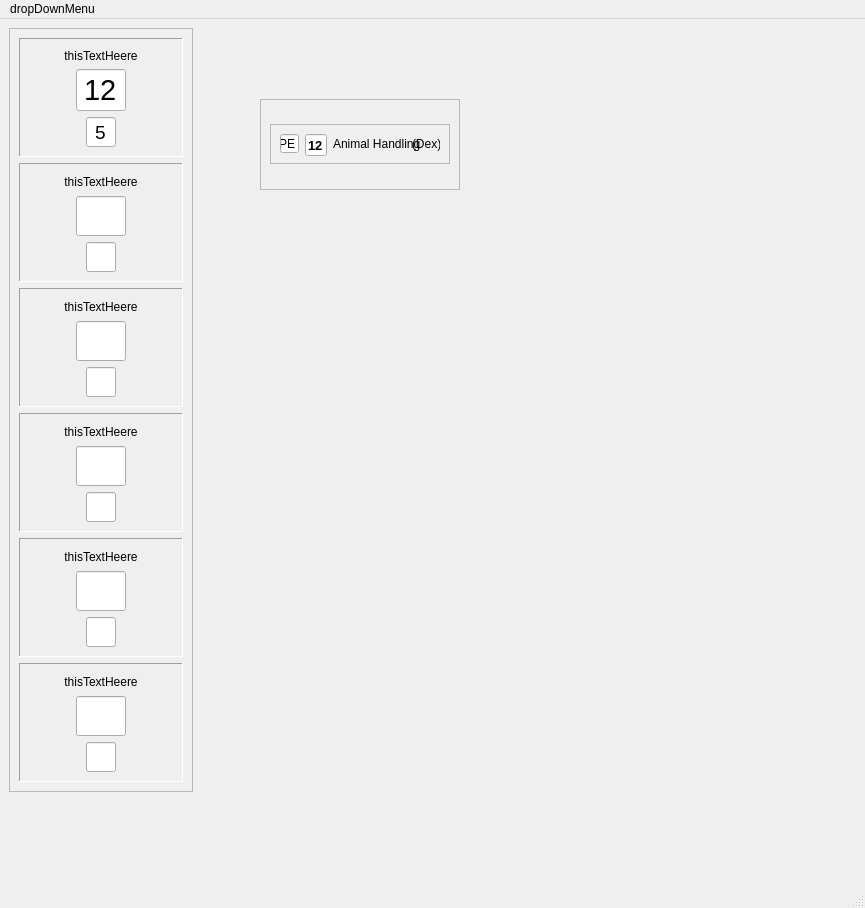
<?xml version="1.0" encoding="UTF-8"?>
<ui version="4.0">
 <class>MainWindow</class>
 <widget class="QMainWindow" name="MainWindow">
  <property name="geometry">
   <rect>
    <x>0</x>
    <y>0</y>
    <width>865</width>
    <height>908</height>
   </rect>
  </property>
  <property name="windowTitle">
   <string>MainWindow</string>
  </property>
  <widget class="QWidget" name="centralwidget">
   <widget class="QFrame" name="frame">
    <property name="geometry">
     <rect>
      <x>9</x>
      <y>9</y>
      <width>184</width>
      <height>764</height>
     </rect>
    </property>
    <property name="frameShape">
     <enum>QFrame::StyledPanel</enum>
    </property>
    <property name="frameShadow">
     <enum>QFrame::Raised</enum>
    </property>
    <layout class="QVBoxLayout" name="verticalLayout">
     <item>
      <widget class="QFrame" name="statFrameStr">
       <property name="frameShape">
        <enum>QFrame::Panel</enum>
       </property>
       <property name="frameShadow">
        <enum>QFrame::Sunken</enum>
       </property>
       <layout class="QVBoxLayout" name="verticalLayout_2">
        <item>
         <widget class="QLabel" name="statLabelStr">
          <property name="layoutDirection">
           <enum>Qt::LeftToRight</enum>
          </property>
          <property name="text">
           <string>thisTextHeere</string>
          </property>
          <property name="alignment">
           <set>Qt::AlignCenter</set>
          </property>
         </widget>
        </item>
        <item>
         <layout class="QHBoxLayout" name="valueHLayoutStr">
          <item>
           <spacer name="leftVSpacerStr">
            <property name="orientation">
             <enum>Qt::Horizontal</enum>
            </property>
            <property name="sizeHint" stdset="0">
             <size>
              <width>40</width>
              <height>20</height>
             </size>
            </property>
           </spacer>
          </item>
          <item>
           <widget class="QLineEdit" name="valueLineEditStr">
            <property name="minimumSize">
             <size>
              <width>40</width>
              <height>40</height>
             </size>
            </property>
            <property name="maximumSize">
             <size>
              <width>50</width>
              <height>50</height>
             </size>
            </property>
            <property name="font">
             <font>
              <pointsize>22</pointsize>
              <weight>50</weight>
              <bold>false</bold>
              <underline>false</underline>
              <strikeout>false</strikeout>
             </font>
            </property>
            <property name="text">
             <string>12</string>
            </property>
            <property name="maxLength">
             <number>2</number>
            </property>
            <property name="alignment">
             <set>Qt::AlignCenter</set>
            </property>
           </widget>
          </item>
          <item>
           <spacer name="rightVSpacerStr">
            <property name="orientation">
             <enum>Qt::Horizontal</enum>
            </property>
            <property name="sizeHint" stdset="0">
             <size>
              <width>40</width>
              <height>20</height>
             </size>
            </property>
           </spacer>
          </item>
         </layout>
        </item>
        <item>
         <layout class="QHBoxLayout" name="modHLayoutStr">
          <item>
           <spacer name="leftModSpacerStr">
            <property name="orientation">
             <enum>Qt::Horizontal</enum>
            </property>
            <property name="sizeHint" stdset="0">
             <size>
              <width>40</width>
              <height>20</height>
             </size>
            </property>
           </spacer>
          </item>
          <item>
           <widget class="QLineEdit" name="modLineEditStr">
            <property name="minimumSize">
             <size>
              <width>30</width>
              <height>30</height>
             </size>
            </property>
            <property name="maximumSize">
             <size>
              <width>30</width>
              <height>30</height>
             </size>
            </property>
            <property name="font">
             <font>
              <pointsize>14</pointsize>
             </font>
            </property>
            <property name="text">
             <string>5</string>
            </property>
            <property name="maxLength">
             <number>2</number>
            </property>
            <property name="alignment">
             <set>Qt::AlignCenter</set>
            </property>
           </widget>
          </item>
          <item>
           <spacer name="rightModSpacerStr">
            <property name="orientation">
             <enum>Qt::Horizontal</enum>
            </property>
            <property name="sizeHint" stdset="0">
             <size>
              <width>40</width>
              <height>20</height>
             </size>
            </property>
           </spacer>
          </item>
         </layout>
        </item>
       </layout>
      </widget>
     </item>
     <item>
      <widget class="QFrame" name="statFrameDex">
       <property name="frameShape">
        <enum>QFrame::Panel</enum>
       </property>
       <property name="frameShadow">
        <enum>QFrame::Sunken</enum>
       </property>
       <layout class="QVBoxLayout" name="verticalLayout_3">
        <item>
         <widget class="QLabel" name="statLabelDex">
          <property name="layoutDirection">
           <enum>Qt::LeftToRight</enum>
          </property>
          <property name="text">
           <string>thisTextHeere</string>
          </property>
          <property name="alignment">
           <set>Qt::AlignCenter</set>
          </property>
         </widget>
        </item>
        <item>
         <layout class="QHBoxLayout" name="valueHLayoutDex">
          <item>
           <spacer name="leftVSpacerDex">
            <property name="orientation">
             <enum>Qt::Horizontal</enum>
            </property>
            <property name="sizeHint" stdset="0">
             <size>
              <width>40</width>
              <height>20</height>
             </size>
            </property>
           </spacer>
          </item>
          <item>
           <widget class="QLineEdit" name="valueLineEditDex">
            <property name="minimumSize">
             <size>
              <width>40</width>
              <height>40</height>
             </size>
            </property>
            <property name="maximumSize">
             <size>
              <width>50</width>
              <height>50</height>
             </size>
            </property>
            <property name="alignment">
             <set>Qt::AlignCenter</set>
            </property>
           </widget>
          </item>
          <item>
           <spacer name="rightVSpacerDex">
            <property name="orientation">
             <enum>Qt::Horizontal</enum>
            </property>
            <property name="sizeHint" stdset="0">
             <size>
              <width>40</width>
              <height>20</height>
             </size>
            </property>
           </spacer>
          </item>
         </layout>
        </item>
        <item>
         <layout class="QHBoxLayout" name="modHLayoutDex">
          <item>
           <spacer name="leftModSpacerDex">
            <property name="orientation">
             <enum>Qt::Horizontal</enum>
            </property>
            <property name="sizeHint" stdset="0">
             <size>
              <width>40</width>
              <height>20</height>
             </size>
            </property>
           </spacer>
          </item>
          <item>
           <widget class="QLineEdit" name="modLineEditDex">
            <property name="minimumSize">
             <size>
              <width>30</width>
              <height>30</height>
             </size>
            </property>
            <property name="maximumSize">
             <size>
              <width>30</width>
              <height>30</height>
             </size>
            </property>
            <property name="alignment">
             <set>Qt::AlignCenter</set>
            </property>
           </widget>
          </item>
          <item>
           <spacer name="rightModSpacerDex">
            <property name="orientation">
             <enum>Qt::Horizontal</enum>
            </property>
            <property name="sizeHint" stdset="0">
             <size>
              <width>40</width>
              <height>20</height>
             </size>
            </property>
           </spacer>
          </item>
         </layout>
        </item>
       </layout>
      </widget>
     </item>
     <item>
      <widget class="QFrame" name="statFrameCon">
       <property name="frameShape">
        <enum>QFrame::Panel</enum>
       </property>
       <property name="frameShadow">
        <enum>QFrame::Sunken</enum>
       </property>
       <layout class="QVBoxLayout" name="verticalLayout_7">
        <item>
         <widget class="QLabel" name="statLabelCon">
          <property name="layoutDirection">
           <enum>Qt::LeftToRight</enum>
          </property>
          <property name="text">
           <string>thisTextHeere</string>
          </property>
          <property name="alignment">
           <set>Qt::AlignCenter</set>
          </property>
         </widget>
        </item>
        <item>
         <layout class="QHBoxLayout" name="valueHLayoutCon">
          <item>
           <spacer name="leftVSpacerCon">
            <property name="orientation">
             <enum>Qt::Horizontal</enum>
            </property>
            <property name="sizeHint" stdset="0">
             <size>
              <width>40</width>
              <height>20</height>
             </size>
            </property>
           </spacer>
          </item>
          <item>
           <widget class="QLineEdit" name="valueLineEditCon">
            <property name="minimumSize">
             <size>
              <width>40</width>
              <height>40</height>
             </size>
            </property>
            <property name="maximumSize">
             <size>
              <width>50</width>
              <height>50</height>
             </size>
            </property>
            <property name="alignment">
             <set>Qt::AlignCenter</set>
            </property>
           </widget>
          </item>
          <item>
           <spacer name="rightVSpacerCon">
            <property name="orientation">
             <enum>Qt::Horizontal</enum>
            </property>
            <property name="sizeHint" stdset="0">
             <size>
              <width>40</width>
              <height>20</height>
             </size>
            </property>
           </spacer>
          </item>
         </layout>
        </item>
        <item>
         <layout class="QHBoxLayout" name="modHLayoutCon">
          <item>
           <spacer name="leftModSpacerCon">
            <property name="orientation">
             <enum>Qt::Horizontal</enum>
            </property>
            <property name="sizeHint" stdset="0">
             <size>
              <width>40</width>
              <height>20</height>
             </size>
            </property>
           </spacer>
          </item>
          <item>
           <widget class="QLineEdit" name="modLineEditCon">
            <property name="minimumSize">
             <size>
              <width>30</width>
              <height>30</height>
             </size>
            </property>
            <property name="maximumSize">
             <size>
              <width>30</width>
              <height>30</height>
             </size>
            </property>
            <property name="alignment">
             <set>Qt::AlignCenter</set>
            </property>
           </widget>
          </item>
          <item>
           <spacer name="rightModSpacerCon">
            <property name="orientation">
             <enum>Qt::Horizontal</enum>
            </property>
            <property name="sizeHint" stdset="0">
             <size>
              <width>40</width>
              <height>20</height>
             </size>
            </property>
           </spacer>
          </item>
         </layout>
        </item>
       </layout>
      </widget>
     </item>
     <item>
      <widget class="QFrame" name="statFrameInt">
       <property name="frameShape">
        <enum>QFrame::Panel</enum>
       </property>
       <property name="frameShadow">
        <enum>QFrame::Sunken</enum>
       </property>
       <layout class="QVBoxLayout" name="verticalLayout_4">
        <item>
         <widget class="QLabel" name="statLabelInt">
          <property name="layoutDirection">
           <enum>Qt::LeftToRight</enum>
          </property>
          <property name="text">
           <string>thisTextHeere</string>
          </property>
          <property name="alignment">
           <set>Qt::AlignCenter</set>
          </property>
         </widget>
        </item>
        <item>
         <layout class="QHBoxLayout" name="valueHLayoutInt">
          <item>
           <spacer name="leftVSpacerInt">
            <property name="orientation">
             <enum>Qt::Horizontal</enum>
            </property>
            <property name="sizeHint" stdset="0">
             <size>
              <width>40</width>
              <height>20</height>
             </size>
            </property>
           </spacer>
          </item>
          <item>
           <widget class="QLineEdit" name="valueLineEditInt">
            <property name="minimumSize">
             <size>
              <width>40</width>
              <height>40</height>
             </size>
            </property>
            <property name="maximumSize">
             <size>
              <width>50</width>
              <height>50</height>
             </size>
            </property>
            <property name="alignment">
             <set>Qt::AlignCenter</set>
            </property>
           </widget>
          </item>
          <item>
           <spacer name="rightVSpacerInt">
            <property name="orientation">
             <enum>Qt::Horizontal</enum>
            </property>
            <property name="sizeHint" stdset="0">
             <size>
              <width>40</width>
              <height>20</height>
             </size>
            </property>
           </spacer>
          </item>
         </layout>
        </item>
        <item>
         <layout class="QHBoxLayout" name="modHLayoutInt">
          <item>
           <spacer name="leftModSpacerInt">
            <property name="orientation">
             <enum>Qt::Horizontal</enum>
            </property>
            <property name="sizeHint" stdset="0">
             <size>
              <width>40</width>
              <height>20</height>
             </size>
            </property>
           </spacer>
          </item>
          <item>
           <widget class="QLineEdit" name="modLineEditInt">
            <property name="minimumSize">
             <size>
              <width>30</width>
              <height>30</height>
             </size>
            </property>
            <property name="maximumSize">
             <size>
              <width>30</width>
              <height>30</height>
             </size>
            </property>
            <property name="alignment">
             <set>Qt::AlignCenter</set>
            </property>
           </widget>
          </item>
          <item>
           <spacer name="rightModSpacerInt">
            <property name="orientation">
             <enum>Qt::Horizontal</enum>
            </property>
            <property name="sizeHint" stdset="0">
             <size>
              <width>40</width>
              <height>20</height>
             </size>
            </property>
           </spacer>
          </item>
         </layout>
        </item>
       </layout>
      </widget>
     </item>
     <item>
      <widget class="QFrame" name="statFrameWis">
       <property name="frameShape">
        <enum>QFrame::Panel</enum>
       </property>
       <property name="frameShadow">
        <enum>QFrame::Sunken</enum>
       </property>
       <layout class="QVBoxLayout" name="verticalLayout_5">
        <item>
         <widget class="QLabel" name="statLabelWis">
          <property name="layoutDirection">
           <enum>Qt::LeftToRight</enum>
          </property>
          <property name="text">
           <string>thisTextHeere</string>
          </property>
          <property name="alignment">
           <set>Qt::AlignCenter</set>
          </property>
         </widget>
        </item>
        <item>
         <layout class="QHBoxLayout" name="valueHLayoutWis">
          <item>
           <spacer name="leftVSpacerWis">
            <property name="orientation">
             <enum>Qt::Horizontal</enum>
            </property>
            <property name="sizeHint" stdset="0">
             <size>
              <width>40</width>
              <height>20</height>
             </size>
            </property>
           </spacer>
          </item>
          <item>
           <widget class="QLineEdit" name="valueLineEditWis">
            <property name="minimumSize">
             <size>
              <width>40</width>
              <height>40</height>
             </size>
            </property>
            <property name="maximumSize">
             <size>
              <width>50</width>
              <height>50</height>
             </size>
            </property>
            <property name="alignment">
             <set>Qt::AlignCenter</set>
            </property>
           </widget>
          </item>
          <item>
           <spacer name="rightVSpacerWis">
            <property name="orientation">
             <enum>Qt::Horizontal</enum>
            </property>
            <property name="sizeHint" stdset="0">
             <size>
              <width>40</width>
              <height>20</height>
             </size>
            </property>
           </spacer>
          </item>
         </layout>
        </item>
        <item>
         <layout class="QHBoxLayout" name="modHLayoutWis">
          <item>
           <spacer name="leftModSpacerWis">
            <property name="orientation">
             <enum>Qt::Horizontal</enum>
            </property>
            <property name="sizeHint" stdset="0">
             <size>
              <width>40</width>
              <height>20</height>
             </size>
            </property>
           </spacer>
          </item>
          <item>
           <widget class="QLineEdit" name="modLineEditWis">
            <property name="minimumSize">
             <size>
              <width>30</width>
              <height>30</height>
             </size>
            </property>
            <property name="maximumSize">
             <size>
              <width>30</width>
              <height>30</height>
             </size>
            </property>
            <property name="alignment">
             <set>Qt::AlignCenter</set>
            </property>
           </widget>
          </item>
          <item>
           <spacer name="rightModSpacerWis">
            <property name="orientation">
             <enum>Qt::Horizontal</enum>
            </property>
            <property name="sizeHint" stdset="0">
             <size>
              <width>40</width>
              <height>20</height>
             </size>
            </property>
           </spacer>
          </item>
         </layout>
        </item>
       </layout>
      </widget>
     </item>
     <item>
      <widget class="QFrame" name="statFrameCha">
       <property name="frameShape">
        <enum>QFrame::Panel</enum>
       </property>
       <property name="frameShadow">
        <enum>QFrame::Sunken</enum>
       </property>
       <layout class="QVBoxLayout" name="verticalLayout_6">
        <item>
         <widget class="QLabel" name="statLabelCha">
          <property name="layoutDirection">
           <enum>Qt::LeftToRight</enum>
          </property>
          <property name="text">
           <string>thisTextHeere</string>
          </property>
          <property name="alignment">
           <set>Qt::AlignCenter</set>
          </property>
         </widget>
        </item>
        <item>
         <layout class="QHBoxLayout" name="valueHLayoutCha">
          <item>
           <spacer name="leftVSpacerCha">
            <property name="orientation">
             <enum>Qt::Horizontal</enum>
            </property>
            <property name="sizeHint" stdset="0">
             <size>
              <width>40</width>
              <height>20</height>
             </size>
            </property>
           </spacer>
          </item>
          <item>
           <widget class="QLineEdit" name="valueLineEditCha">
            <property name="minimumSize">
             <size>
              <width>40</width>
              <height>40</height>
             </size>
            </property>
            <property name="maximumSize">
             <size>
              <width>50</width>
              <height>50</height>
             </size>
            </property>
            <property name="alignment">
             <set>Qt::AlignCenter</set>
            </property>
           </widget>
          </item>
          <item>
           <spacer name="rightVSpacerCha">
            <property name="orientation">
             <enum>Qt::Horizontal</enum>
            </property>
            <property name="sizeHint" stdset="0">
             <size>
              <width>40</width>
              <height>20</height>
             </size>
            </property>
           </spacer>
          </item>
         </layout>
        </item>
        <item>
         <layout class="QHBoxLayout" name="modHLayoutCha">
          <item>
           <spacer name="leftModSpacerCha">
            <property name="orientation">
             <enum>Qt::Horizontal</enum>
            </property>
            <property name="sizeHint" stdset="0">
             <size>
              <width>40</width>
              <height>20</height>
             </size>
            </property>
           </spacer>
          </item>
          <item>
           <widget class="QLineEdit" name="modLineEditCha">
            <property name="minimumSize">
             <size>
              <width>30</width>
              <height>30</height>
             </size>
            </property>
            <property name="maximumSize">
             <size>
              <width>30</width>
              <height>30</height>
             </size>
            </property>
            <property name="alignment">
             <set>Qt::AlignCenter</set>
            </property>
           </widget>
          </item>
          <item>
           <spacer name="rightModSpacerCha">
            <property name="orientation">
             <enum>Qt::Horizontal</enum>
            </property>
            <property name="sizeHint" stdset="0">
             <size>
              <width>40</width>
              <height>20</height>
             </size>
            </property>
           </spacer>
          </item>
         </layout>
        </item>
       </layout>
      </widget>
     </item>
    </layout>
   </widget>
   <widget class="QFrame" name="frame_2">
    <property name="geometry">
     <rect>
      <x>260</x>
      <y>80</y>
      <width>200</width>
      <height>91</height>
     </rect>
    </property>
    <property name="minimumSize">
     <size>
      <width>200</width>
      <height>0</height>
     </size>
    </property>
    <property name="maximumSize">
     <size>
      <width>200</width>
      <height>16777215</height>
     </size>
    </property>
    <property name="frameShape">
     <enum>QFrame::StyledPanel</enum>
    </property>
    <property name="frameShadow">
     <enum>QFrame::Raised</enum>
    </property>
    <layout class="QVBoxLayout" name="verticalLayout_8">
     <item>
      <widget class="QFrame" name="frame_3">
       <property name="maximumSize">
        <size>
         <width>16777215</width>
         <height>40</height>
        </size>
       </property>
       <property name="frameShape">
        <enum>QFrame::StyledPanel</enum>
       </property>
       <property name="frameShadow">
        <enum>QFrame::Raised</enum>
       </property>
       <layout class="QHBoxLayout" name="horizontalLayout">
        <item>
         <widget class="QLineEdit" name="lineEdit_2">
          <property name="minimumSize">
           <size>
            <width>19</width>
            <height>19</height>
           </size>
          </property>
          <property name="maximumSize">
           <size>
            <width>19</width>
            <height>19</height>
           </size>
          </property>
          <property name="autoFillBackground">
           <bool>false</bool>
          </property>
          <property name="text">
           <string>PE</string>
          </property>
          <property name="maxLength">
           <number>2</number>
          </property>
          <property name="frame">
           <bool>true</bool>
          </property>
          <property name="alignment">
           <set>Qt::AlignCenter</set>
          </property>
         </widget>
        </item>
        <item>
         <widget class="QLineEdit" name="lineEdit">
          <property name="minimumSize">
           <size>
            <width>22</width>
            <height>22</height>
           </size>
          </property>
          <property name="maximumSize">
           <size>
            <width>22</width>
            <height>22</height>
           </size>
          </property>
          <property name="sizeIncrement">
           <size>
            <width>0</width>
            <height>0</height>
           </size>
          </property>
          <property name="font">
           <font>
            <pointsize>10</pointsize>
            <weight>75</weight>
            <bold>true</bold>
            <underline>false</underline>
            <kerning>true</kerning>
           </font>
          </property>
          <property name="text">
           <string>12</string>
          </property>
          <property name="maxLength">
           <number>2</number>
          </property>
          <property name="alignment">
           <set>Qt::AlignCenter</set>
          </property>
         </widget>
        </item>
        <item>
         <widget class="QLabel" name="label_2">
          <property name="minimumSize">
           <size>
            <width>100</width>
            <height>0</height>
           </size>
          </property>
          <property name="maximumSize">
           <size>
            <width>100</width>
            <height>50</height>
           </size>
          </property>
          <property name="text">
           <string>Animal Handling</string>
          </property>
         </widget>
        </item>
        <item>
         <widget class="QLabel" name="label">
          <property name="minimumSize">
           <size>
            <width>28</width>
            <height>0</height>
           </size>
          </property>
          <property name="maximumSize">
           <size>
            <width>28</width>
            <height>20</height>
           </size>
          </property>
          <property name="text">
           <string>(Dex)</string>
          </property>
         </widget>
        </item>
       </layout>
      </widget>
     </item>
    </layout>
   </widget>
  </widget>
  <widget class="QMenuBar" name="menubar">
   <property name="geometry">
    <rect>
     <x>0</x>
     <y>0</y>
     <width>865</width>
     <height>21</height>
    </rect>
   </property>
   <widget class="QMenu" name="menudropDownMenu">
    <property name="title">
     <string>dropDownMenu</string>
    </property>
    <addaction name="actiondropDownMenuItem"/>
   </widget>
   <addaction name="menudropDownMenu"/>
  </widget>
  <widget class="QStatusBar" name="statusbar"/>
  <action name="actioncats">
   <property name="text">
    <string>cats</string>
   </property>
  </action>
  <action name="actiondropDownMenuItem">
   <property name="text">
    <string>dropDownMenuItem</string>
   </property>
  </action>
 </widget>
 <resources/>
 <connections/>
</ui>
